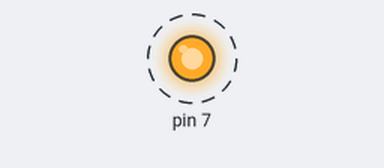
The program below on a simulated Raspberry Pi (header pin numbers). On the bench: output pins drawn as LEDs (lit = HIGH). Dashed ring = blinking. At 1.8 s the program stops and its outputs stay as they are.

Above: at 0.05 s.
Timing chart, 0 to 3.0 s (numbered marks = the images above):
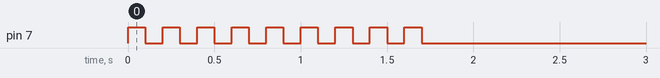

Measured:
- by itself, pin 7: alternates HIGH for 0.10 s and LOW for 0.10 s, 18 changes in all, then stays LOW

The program:

strobe.py
```python
#!/usr/bin/python

import RPi.GPIO as GPIO
from time import sleep

GPIO.setmode(GPIO.BOARD)
GPIO.setup(7,GPIO.OUT)

for x in xrange(1,10):
	GPIO.output(7,GPIO.HIGH)
	sleep(.1)
	GPIO.output(7,GPIO.LOW)
	sleep(.1)

GPIO.cleanup()
```
